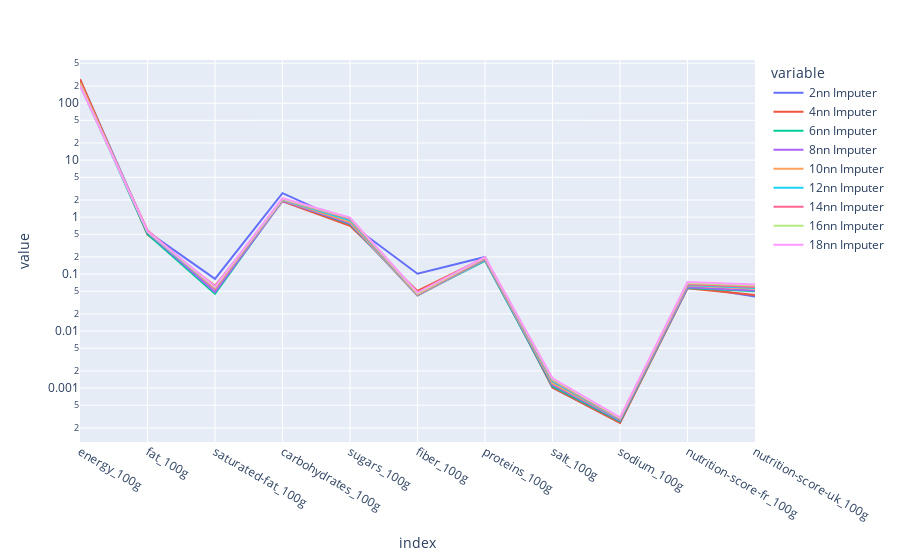

The cell this chart's notebook holds for it:
### Code cell
fig=px.line(data_frame=knn_errors.reset_index().melt(id_vars='index'),x='index',y='value',color='variable')
fig.update_yaxes(type='log')
fig.show()

### Figure 1 — Plotly figure (JSON) as saved in the notebook; plotly's stock layout.template omitted (floating-point values rounded to 4 significant figures)
{"data": [{"hovertemplate": "variable=2nn Imputer<br>index=%{x}<br>value=%{y}<extra></extra>", "legendgroup": "2nn Imputer", "line": {"color": "#636efa", "dash": "solid"}, "marker": {"symbol": "circle"}, "mode": "lines", "name": "2nn Imputer", "orientation": "v", "showlegend": true, "type": "scatter", "x": ["energy_100g", "fat_100g", "saturated-fat_100g", "carbohydrates_100g", "sugars_100g", "fiber_100g", "proteins_100g", "salt_100g", "sodium_100g", "nutrition-score-fr_100g", "nutrition-score-uk_100g"], "xaxis": "x", "y": [257.3, 0.5599, 0.08254, 2.631, 0.7728, 0.1014, 0.1998, 0.001027, 0.000246, 0.06219, 0.04041], "yaxis": "y"}, {"hovertemplate": "variable=4nn Imputer<br>index=%{x}<br>value=%{y}<extra></extra>", "legendgroup": "4nn Imputer", "line": {"color": "#EF553B", "dash": "solid"}, "marker": {"symbol": "circle"}, "mode": "lines", "name": "4nn Imputer", "orientation": "v", "showlegend": true, "type": "scatter", "x": ["energy_100g", "fat_100g", "saturated-fat_100g", "carbohydrates_100g", "sugars_100g", "fiber_100g", "proteins_100g", "salt_100g", "sodium_100g", "nutrition-score-fr_100g", "nutrition-score-uk_100g"], "xaxis": "x", "y": [264.4, 0.4914, 0.06244, 1.9, 0.7072, 0.05063, 0.1949, 0.001019, 0.0002447, 0.05662, 0.04303], "yaxis": "y"}, {"hovertemplate": "variable=6nn Imputer<br>index=%{x}<br>value=%{y}<extra></extra>", "legendgroup": "6nn Imputer", "line": {"color": "#00cc96", "dash": "solid"}, "marker": {"symbol": "circle"}, "mode": "lines", "name": "6nn Imputer", "orientation": "v", "showlegend": true, "type": "scatter", "x": ["energy_100g", "fat_100g", "saturated-fat_100g", "carbohydrates_100g", "sugars_100g", "fiber_100g", "proteins_100g", "salt_100g", "sodium_100g", "nutrition-score-fr_100g", "nutrition-score-uk_100g"], "xaxis": "x", "y": [225.1, 0.5013, 0.04496, 1.967, 0.7519, 0.04276, 0.1707, 0.001072, 0.0002592, 0.05729, 0.05022], "yaxis": "y"}, {"hovertemplate": "variable=8nn Imputer<br>index=%{x}<br>value=%{y}<extra></extra>", "legendgroup": "8nn Imputer", "line": {"color": "#ab63fa", "dash": "solid"}, "marker": {"symbol": "circle"}, "mode": "lines", "name": "8nn Imputer", "orientation": "v", "showlegend": true, "type": "scatter", "x": ["energy_100g", "fat_100g", "saturated-fat_100g", "carbohydrates_100g", "sugars_100g", "fiber_100g", "proteins_100g", "salt_100g", "sodium_100g", "nutrition-score-fr_100g", "nutrition-score-uk_100g"], "xaxis": "x", "y": [222.0, 0.5377, 0.04851, 1.929, 0.7796, 0.04212, 0.178, 0.001137, 0.0002703, 0.05892, 0.05152], "yaxis": "y"}, {"hovertemplate": "variable=10nn Imputer<br>index=%{x}<br>value=%{y}<extra></extra>", "legendgroup": "10nn Imputer", "line": {"color": "#FFA15A", "dash": "solid"}, "marker": {"symbol": "circle"}, "mode": "lines", "name": "10nn Imputer", "orientation": "v", "showlegend": true, "type": "scatter", "x": ["energy_100g", "fat_100g", "saturated-fat_100g", "carbohydrates_100g", "sugars_100g", "fiber_100g", "proteins_100g", "salt_100g", "sodium_100g", "nutrition-score-fr_100g", "nutrition-score-uk_100g"], "xaxis": "x", "y": [229.2, 0.5621, 0.05459, 1.983, 0.8184, 0.04204, 0.1813, 0.001216, 0.0002815, 0.06301, 0.0554], "yaxis": "y"}, {"hovertemplate": "variable=12nn Imputer<br>index=%{x}<br>value=%{y}<extra></extra>", "legendgroup": "12nn Imputer", "line": {"color": "#19d3f3", "dash": "solid"}, "marker": {"symbol": "circle"}, "mode": "lines", "name": "12nn Imputer", "orientation": "v", "showlegend": true, "type": "scatter", "x": ["energy_100g", "fat_100g", "saturated-fat_100g", "carbohydrates_100g", "sugars_100g", "fiber_100g", "proteins_100g", "salt_100g", "sodium_100g", "nutrition-score-fr_100g", "nutrition-score-uk_100g"], "xaxis": "x", "y": [206.2, 0.5623, 0.05481, 2.023, 0.8833, 0.04235, 0.1832, 0.001316, 0.0002813, 0.06458, 0.057], "yaxis": "y"}, {"hovertemplate": "variable=14nn Imputer<br>index=%{x}<br>value=%{y}<extra></extra>", "legendgroup": "14nn Imputer", "line": {"color": "#FF6692", "dash": "solid"}, "marker": {"symbol": "circle"}, "mode": "lines", "name": "14nn Imputer", "orientation": "v", "showlegend": true, "type": "scatter", "x": ["energy_100g", "fat_100g", "saturated-fat_100g", "carbohydrates_100g", "sugars_100g", "fiber_100g", "proteins_100g", "salt_100g", "sodium_100g", "nutrition-score-fr_100g", "nutrition-score-uk_100g"], "xaxis": "x", "y": [208.1, 0.5887, 0.05489, 2.059, 0.9375, 0.0433, 0.1868, 0.00138, 0.0002885, 0.0665, 0.05949], "yaxis": "y"}, {"hovertemplate": "variable=16nn Imputer<br>index=%{x}<br>value=%{y}<extra></extra>", "legendgroup": "16nn Imputer", "line": {"color": "#B6E880", "dash": "solid"}, "marker": {"symbol": "circle"}, "mode": "lines", "name": "16nn Imputer", "orientation": "v", "showlegend": true, "type": "scatter", "x": ["energy_100g", "fat_100g", "saturated-fat_100g", "carbohydrates_100g", "sugars_100g", "fiber_100g", "proteins_100g", "salt_100g", "sodium_100g", "nutrition-score-fr_100g", "nutrition-score-uk_100g"], "xaxis": "x", "y": [212.5, 0.5576, 0.05777, 2.085, 0.9615, 0.04527, 0.1946, 0.001433, 0.0002955, 0.06956, 0.06319], "yaxis": "y"}, {"hovertemplate": "variable=18nn Imputer<br>index=%{x}<br>value=%{y}<extra></extra>", "legendgroup": "18nn Imputer", "line": {"color": "#FF97FF", "dash": "solid"}, "marker": {"symbol": "circle"}, "mode": "lines", "name": "18nn Imputer", "orientation": "v", "showlegend": true, "type": "scatter", "x": ["energy_100g", "fat_100g", "saturated-fat_100g", "carbohydrates_100g", "sugars_100g", "fiber_100g", "proteins_100g", "salt_100g", "sodium_100g", "nutrition-score-fr_100g", "nutrition-score-uk_100g"], "xaxis": "x", "y": [205.7, 0.5669, 0.06038, 2.145, 0.98, 0.04746, 0.1993, 0.001487, 0.0003052, 0.07236, 0.06551], "yaxis": "y"}], "layout": {"legend": {"title": {"text": "variable"}, "tracegroupgap": 0}, "margin": {"t": 60}, "xaxis": {"anchor": "y", "domain": [0, 1], "title": {"text": "index"}}, "yaxis": {"anchor": "x", "domain": [0, 1], "title": {"text": "value"}, "type": "log"}}}
